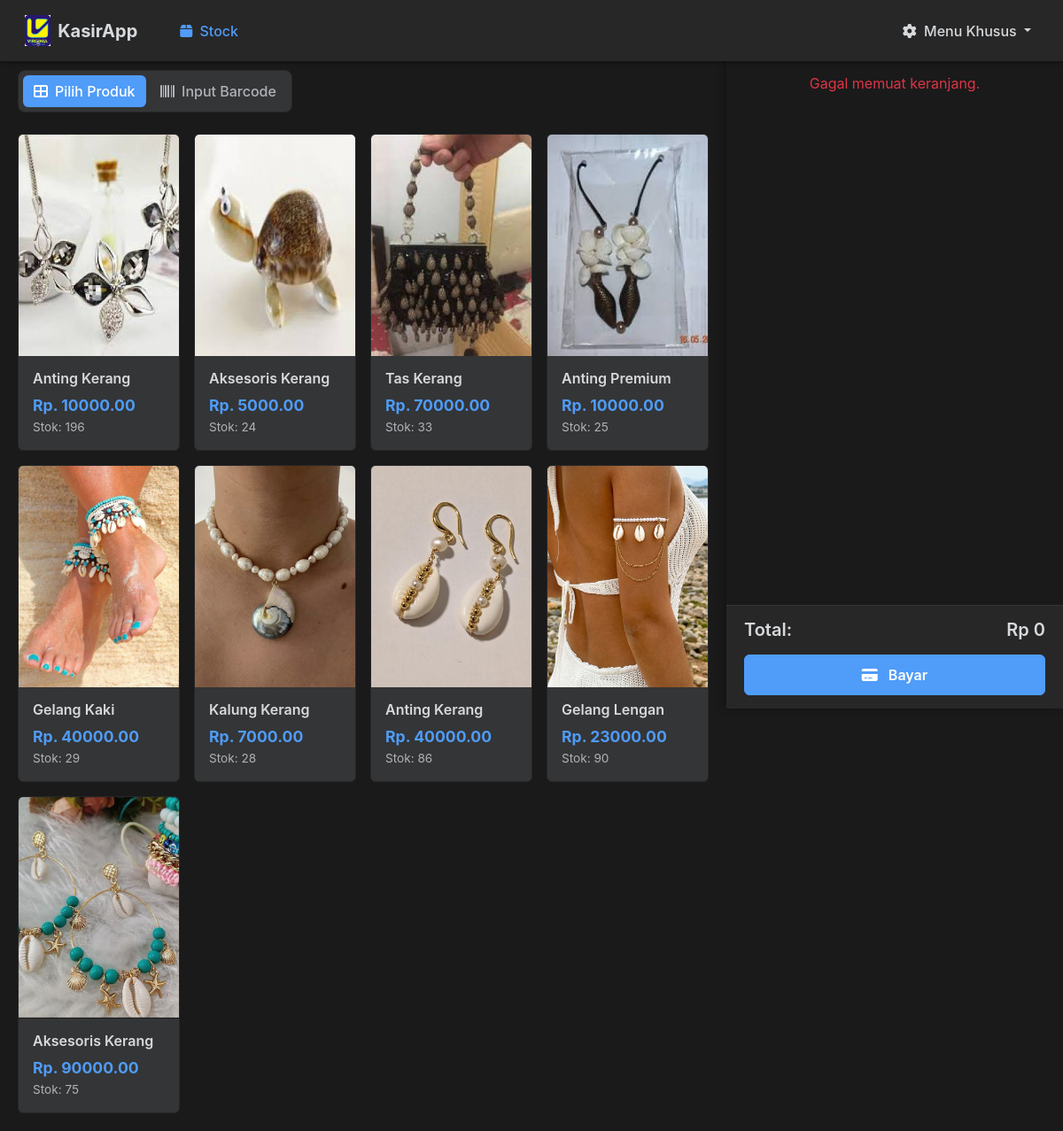
The app's page / (signed in) with its own data.
### kasir/models.py (models this page shows, shortened)
class Produk(models.Model):
    nama_barang = models.CharField(max_length=100)
    barcode = models.CharField(max_length=50, unique=True)
    harga_barang = models.DecimalField(max_digits=12, decimal_places=2)
    stok = models.PositiveIntegerField()
    gambar = models.ImageField(upload_to='gambar_produk/', blank=True, null=True)

### kasir/views.py (the view, shortened to what this page needs)
# urls.py: path('', views.halaman_kasir, name='halaman_kasir'),
def halaman_kasir(request):
    produk = Produk.objects.all()
    transaksi_id = request.session.get('current_transaksi_id')
    return render(request, 'home.html', {'produk': produk})

### kasir/templates/home.html (shortened to what this page needs)
{% extends "base.html" %}
{% load static %}
{% load humanize %}
{% block content %}
<div class="main-container">
  <div class="content-area">
    <div class="mb-4">
      <div class="mode-toggle-container">
        <button class="btn btn-primary" onclick="toggleMode('card')">
          <i class="fas fa-th-large me-2"></i>Pilih Produk
        </button>
        <button class="btn btn-secondary" onclick="toggleMode('barcode')">
          <i class="fas fa-barcode me-2"></i>Input Barcode
        </button>
      </div>
    </div>
    <div id="cardMode">
      <div class="row g-3">
        {% for item in produk %}
        <div class="col-6 col-md-4 col-lg-3">
          <div class="card product-card" onclick="bukaDetail('{{ item.id }}', '{{ item.nama_barang }}', '{{ item.harga_barang }}', '{{ item.stok }}', '{{ item.gambar.url }}')">
            <img src="{{ item.gambar.url }}" class="card-img-top" style="height:250px; object-fit:cover;" alt="{{ item.nama_barang }}">
            <div class="card-body">
              <h6 class="card-title">{{ item.nama_barang }}</h6>
              <div>
                <p class="price">Rp. {{ item.harga_barang|floatformat:"0," }}</p>
                <p class="stock">Stok: <span id="stok-{{ item.id }}">{{ item.stok }}</span></p>
              </div>
            </div>
          </div>
        </div>
        {% endfor %}
      </div>
    </div>
  </div>
  <div class="cart-sidebar">
    <div class="cart-header">
      <h5> Keranjang Belanja</h5>
    </div>
    <div class="cart-items" id="cartItems" style="margin-top: 20px;">
    </div>
    <div class="cart-footer">
      <div class="cart-total d-flex justify-content-between align-items-center">
        <h5>Total:</h5>
        <h5 id="totalBayar">Rp 0</h5>
      </div>
      <div class="cart-action mt-3">
        <a href="{% url 'halaman_bayar' %}" class="btn btn-success w-100"><i class="fas fa-credit-card me-2"></i> Bayar</a>
      </div>
    </div>
  </div>
</div>
{% endblock %}

### templates/base.html (style rules this page uses)
:root { --bg-primary: #1a1a1b; --bg-secondary: #272728; --bg-tertiary: #343536; --text-primary: #d7dadc; --text-secondary: #b0b3b8; --text-muted: #818384; --accent-color: #4f9cf9; --accent-hover: #3a8bdf; --danger-color: #e74c3c; }
html, body { height: 100%; margin: 0; background-color: var(--bg-primary); color: var(--text-primary); font-family: -apple-system, BlinkMacSystemFont, "Segoe UI", Roboto, Helvetica, Arial, sans-serif; }
h1, h2, h3, h4, h5, h6 { color: var(--text-primary); }
.card { background-color: var(--bg-tertiary); border: 1px solid var(--bg-secondary); color: var(--text-primary); }
.btn-primary { background-color: var(--accent-color); border-color: var(--accent-color); }
.btn-secondary { background-color: var(--bg-tertiary); border-color: var(--text-secondary); color: var(--text-primary); }

### kasir/templates/home.html (style rules this page uses)
.content-area { padding: 10px 400px 20px 20px; }
.product-card { background-color: var(--bg-tertiary); border: 1px solid var(--bg-secondary); color: var(--text-primary); transition: transform 0.2s ease, box-shadow 0.2s ease, border-color 0.2s ease; cursor: pointer; height: 100%; display: flex; flex-direction: column; }
.product-card .card-img-top { border-top-left-radius: calc(0.375rem - 1px); border-top-right-radius: calc(0.375rem - 1px); }
.product-card .card-body { flex-grow: 1; display: flex; flex-direction: column; justify-content: space-between; }
.product-card .card-title { font-size: 1rem; font-weight: 600; color: var(--text-primary); margin-bottom: 0.5rem; }
.product-card .price { font-weight: 700; font-size: 1.1rem; color: var(--accent-color); margin: 0; }
.product-card .stock { font-size: 0.85rem; color: var(--text-secondary); margin: 0; }
.mode-toggle-container { background-color: var(--bg-tertiary); border-radius: 8px; padding: 5px; display: inline-block; border: 1px solid var(--bg-secondary); }
.mode-toggle-container .btn { border: none; font-weight: 500; }
.mode-toggle-container .btn-primary { background-color: var(--accent-color); }
.mode-toggle-container .btn-secondary { background-color: transparent; color: var(--text-secondary); }
.cart-sidebar { position: fixed; right: 0; top: 0; height: 100vh; width: 380px; background-color: var(--bg-primary); color: var(--text-primary); display: flex; flex-direction: column; flex-shrink: 0; box-shadow: -2px 0 10px rgba(0, 0, 0, 0.3); transition: transform 0.3s ease; z-index: 1000; }
.cart-header { padding: 15px 20px; background-color: var(--bg-secondary); border-bottom: 1px solid var(--bg-tertiary); flex-shrink: 0; }
.cart-header h5 { margin: 0; font-weight: 600; font-size: 1.1rem; }
.cart-items { flex-grow: 1; overflow-y: auto; padding: 10px; }
.cart-footer { padding: 15px 20px; background-color: var(--bg-secondary); border-top: 1px solid var(--bg-tertiary); flex-shrink: 0; }
.cart-total h5 { margin: 0; font-weight: 600; }
.cart-footer .btn-success { background-color: var(--accent-color); border-color: var(--accent-color); font-weight: 600; padding: 10px; font-size: 1rem; transition: background-color 0.2s; }

### records on screen
Produk: gambar (picture), nama_barang "Anting Kerang", harga_barang "10000.00", stok "196"
Produk: gambar (picture), nama_barang "Aksesoris Kerang", harga_barang "5000.00", stok "24"
Produk: gambar (picture), nama_barang "Tas Kerang", harga_barang "70000.00", stok "33"
Produk: gambar (picture), nama_barang "Anting Premium", harga_barang "10000.00", stok "25"
Produk: gambar (picture), nama_barang "Gelang Kaki", harga_barang "40000.00", stok "29"
Produk: gambar (picture), nama_barang "Kalung Kerang", harga_barang "7000.00", stok "28"
Produk: gambar (picture), nama_barang "Anting Kerang", harga_barang "40000.00", stok "86"
Produk: gambar (picture), nama_barang "Gelang Lengan", harga_barang "23000.00", stok "90"
Produk: gambar (picture), nama_barang "Aksesoris Kerang", harga_barang "90000.00", stok "75"
